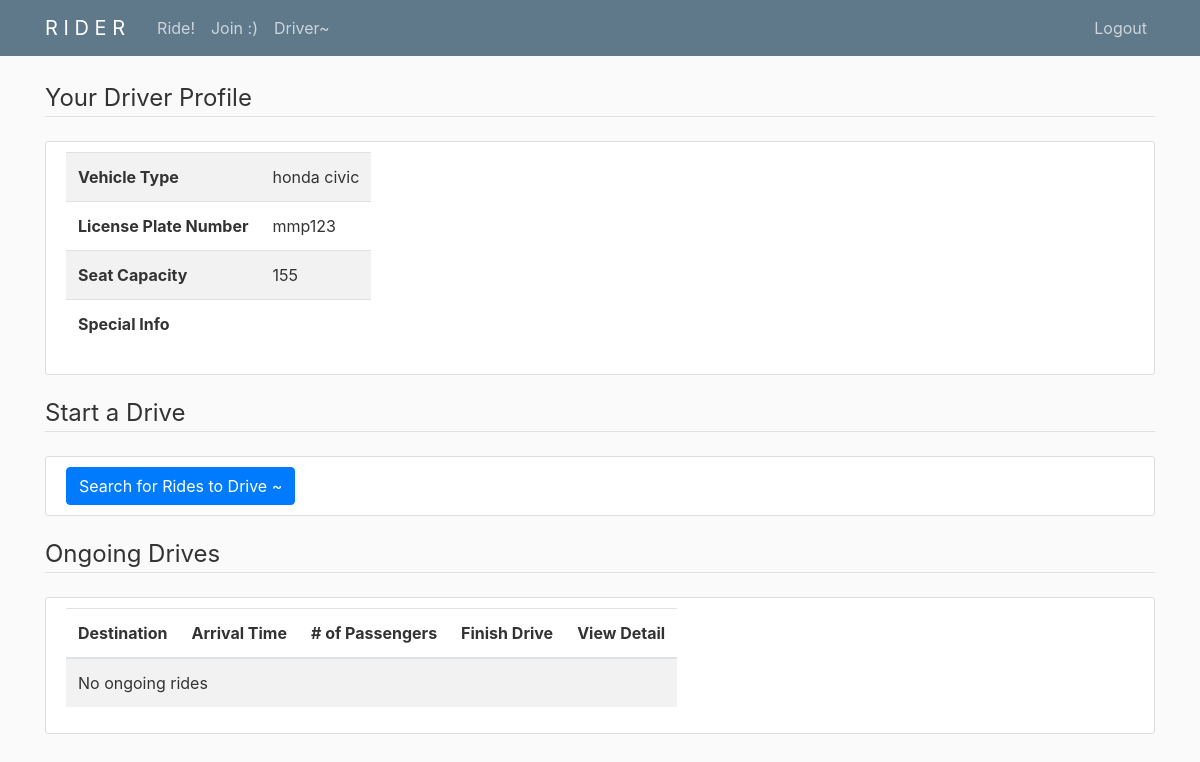
The app's page /driver/ (signed in) with its own data.
### rider/models.py (models this page shows, shortened)
class Driver(models.Model):
    userID = models.OneToOneField(User, on_delete=models.CASCADE)
    vehicleType = models.CharField(max_length=100)
    licensePlateNumber = models.CharField(max_length=10)
    seatCapacity = models.PositiveIntegerField()
    specialVehicleInfo = models.TextField(blank=True)

### rider/views.py (the view, shortened to what this page needs)
# urls.py: path('driver/', views.driver, name='rider-driver'),
@login_required
def driver(request):
    driver = Driver.objects.filter(userID=request.user).first()
    if not driver:
        if request.method == 'POST':
            form = DriverRegistrationForm(request.POST)
            if form.is_valid():
                driver = form.save(commit=False)
                driver.userID = request.user
                driver.save()
                return redirect('rider-driver')
        form = DriverRegistrationForm()
        return render(request, 'rider/driver_registration.html', {'form': form})
    else:
        def getOpenRides(user):
            d = Driver.objects.get(userID=user)
            open_rides = Order.objects.filter(
                status='O', totalPartySize__lte=d.seatCapacity)
            open_rides = open_rides.filter(
                vehicleType=d.vehicleType) | open_rides.filter(vehicleType='')
            open_rides = open_rides.filter(
                specialRequest=d.specialVehicleInfo) | open_rides.filter(specialRequest='')
            return open_rides
        def getOnGoingRides(user):
            d = Driver.objects.get(userID=user)
            on_going_rides = Order.objects.filter(status='C', driverID=d)
            return on_going_rides
        if request.method == 'GET':
            if request.GET.get('showresults', None):
                open_rides = getOpenRides(request.user)
            else:
                open_rides = None
            ongoing_rides = getOnGoingRides(request.user)
            return render(request, 'rider/driver.html', {
                'driver': driver,
                'open_rides': open_rides,
                'ongoing_rides': ongoing_rides}
            )

### rider/templates/rider/driver.html (shortened to what this page needs)
{% extends 'rider/base.html' %}
{% block content %}
<legend class="border-bottom mb-4">Your Driver Profile</legend>
<article class="media content-section">
    <div class="media-body">
        <table class="table table-striped table-hover table-responsive">
            <tr>
                <th>Vehicle Type</th>
                <td>{{ driver.vehicleType }}</td>
            </tr>
            <tr>
                <th>License Plate Number</th>
                <td>{{ driver.licensePlateNumber }}</td>
            </tr>
            <tr>
                <th>Seat Capacity</th>
                <td>{{ driver.seatCapacity }}</td>
            </tr>
            <tr>
                <th>Special Info</th>
                <td>{{ driver.specialInfo }}</td>
            </tr>
        </table>
    </div>
</article>
<legend class="border-bottom mb-4">Start a Drive</legend>
<article class="media content-section">
    <div class="media-body">
        <form method="get">
            <button type="submit" class="btn btn-primary">
                Search for Rides to Drive ~
            </button>
        </form>
    </div>
</article>
<legend class="border-bottom mb-4">Ongoing Drives</legend>
<article class="media content-section">
    <div class="media-body">
        {% if ongoing_rides is not None %}
        <table class="table table-striped table-hover table-responsive">
            <thead>
                <tr>
                    <th>Destination</th>
                    <th>Arrival Time</th>
                    <th># of Passengers</th>
                    <th>Finish Drive</th>
                    <th>View Detail</th>
                </tr>
            </thead>
            <tbody>
                {% for ride in ongoing_rides %}
                <tr>
                    <td>{{ ride.destAddr }}</td>
                    <td>{{ ride.reqArrvDateTime }}</td>
                    <td>{{ ride.totalPartySize }}</td>
                    <td>
                        <form method="post">
                            {% csrf_token %}
                            <input type="hidden" name="finish_ride" value="{{ ride.id }}">
                            <button type="submit" class="btn btn-primary">
                                Finish Drive
                            </button>
                        </form>
                    </td>
                    <td>
                        <form method="get" action="/ride_details">
                            <input type="hidden" name="rideid" value="{{ ride.id }}">
                            <button type="submit" class="btn btn-primary">
                                View Detail
                            </button>
                        </form>
                    </td>
                </tr>
                {% empty %}
                <tr>
                    <td colspan="5">No ongoing rides</td>
                </tr>
                {% endfor %}
            </tbody>
        </table>
        {% endif %}
    </div>
</article>
{% endblock %}

### rider/static/rider/main.css (style rules this page uses)
body { background: #fafafa; color: #333333; margin-top: 5rem; }
.content-section { background: #ffffff; padding: 10px 20px; border: 1px solid #dddddd; border-radius: 3px; margin-bottom: 20px; }

### records on screen
Driver: vehicleType "honda civic", licensePlateNumber "mmp123", seatCapacity "155"
